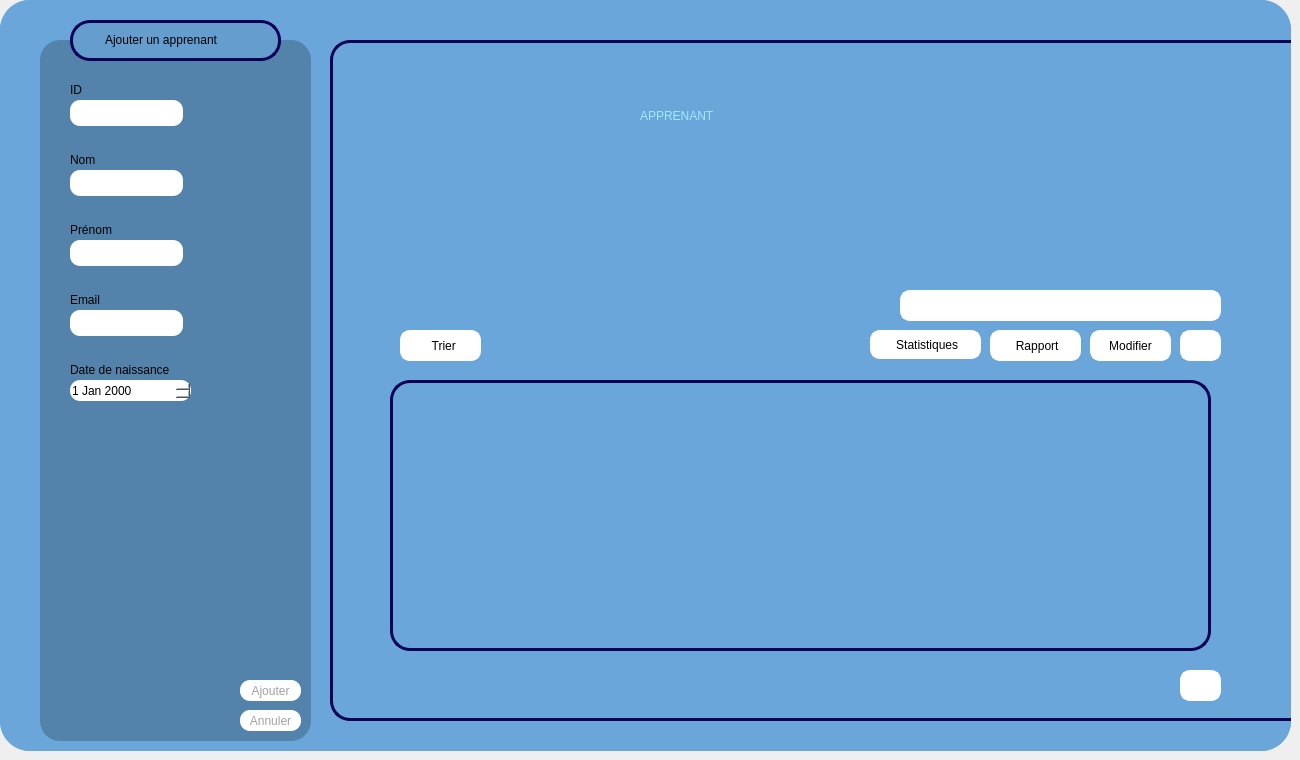
    <widget class="QWidget" name="page_apprenant">
     <widget class="QWidget" name="Formateur_7" native="true">
      <property name="geometry">
       <rect>
        <x>0</x>
        <y>0</y>
        <width>1291</width>
        <height>751</height>
       </rect>
      </property>
      <property name="maximumSize">
       <size>
        <width>2000</width>
        <height>2000</height>
       </size>
      </property>
      <property name="baseSize">
       <size>
        <width>1000</width>
        <height>1000</height>
       </size>
      </property>
      <property name="mouseTracking">
       <bool>false</bool>
      </property>
      <property name="tabletTracking">
       <bool>false</bool>
      </property>
      <property name="autoFillBackground">
       <bool>false</bool>
      </property>
      <property name="styleSheet">
       <string notr="true">background-color: rgb(106, 166, 218);

border-radius:30px;</string>
      </property>
      <widget class="QWidget" name="Formateur_4" native="true">
       <property name="geometry">
        <rect>
         <x>0</x>
         <y>0</y>
         <width>1291</width>
         <height>751</height>
        </rect>
       </property>
       <property name="maximumSize">
        <size>
         <width>2000</width>
         <height>2000</height>
        </size>
       </property>
       <property name="baseSize">
        <size>
         <width>1000</width>
         <height>1000</height>
        </size>
       </property>
       <property name="mouseTracking">
        <bool>false</bool>
       </property>
       <property name="tabletTracking">
        <bool>false</bool>
       </property>
       <property name="autoFillBackground">
        <bool>false</bool>
       </property>
       <property name="styleSheet">
        <string notr="true">background-color: rgb(106, 166, 218);

border-radius:30px;</string>
       </property>
       <widget class="QFrame" name="frame_15">
        <property name="geometry">
         <rect>
          <x>40</x>
          <y>40</y>
          <width>271</width>
          <height>701</height>
         </rect>
        </property>
        <property name="styleSheet">
         <string notr="true">background-color: rgb(58, 196, 255);
background-color: rgb(83, 130, 171);
border-radius:20px;

</string>
        </property>
        <property name="frameShape">
         <enum>QFrame::Shape::StyledPanel</enum>
        </property>
        <property name="frameShadow">
         <enum>QFrame::Shadow::Raised</enum>
        </property>
        <widget class="QLineEdit" name="lineEdit_cin_6">
         <property name="geometry">
          <rect>
           <x>30</x>
           <y>60</y>
           <width>113</width>
           <height>26</height>
          </rect>
         </property>
         <property name="styleSheet">
          <string notr="true">background-color: rgb(255, 255, 255);
color: rgb(0, 0, 0);
border-radius:10px;
</string>
         </property>
         <property name="maxLength">
          <number>8</number>
         </property>
        </widget>
        <widget class="QLabel" name="label_contact_9">
         <property name="geometry">
          <rect>
           <x>30</x>
           <y>250</y>
           <width>71</width>
           <height>20</height>
          </rect>
         </property>
         <property name="text">
          <string>Email</string>
         </property>
        </widget>
        <widget class="QLineEdit" name="lineEdit_contact_3">
         <property name="geometry">
          <rect>
           <x>30</x>
           <y>270</y>
           <width>113</width>
           <height>26</height>
          </rect>
         </property>
         <property name="styleSheet">
          <string notr="true">background-color: rgb(255, 255, 255);
border-radius:10px;
color: rgb(0, 0, 0);</string>
         </property>
        </widget>
        <widget class="QLabel" name="label_prenom_5">
         <property name="geometry">
          <rect>
           <x>30</x>
           <y>180</y>
           <width>63</width>
           <height>20</height>
          </rect>
         </property>
         <property name="text">
          <string>Prénom</string>
         </property>
        </widget>
        <widget class="QLineEdit" name="lineEdit_nom_3">
         <property name="geometry">
          <rect>
           <x>30</x>
           <y>130</y>
           <width>113</width>
           <height>26</height>
          </rect>
         </property>
         <property name="styleSheet">
          <string notr="true">background-color: rgb(255, 255, 255);
border-radius:10px;
color: rgb(0, 0, 0);</string>
         </property>
         <property name="maxLength">
          <number>20</number>
         </property>
        </widget>
        <widget class="QLineEdit" name="lineEdit_prenom_3">
         <property name="geometry">
          <rect>
           <x>30</x>
           <y>200</y>
           <width>113</width>
           <height>26</height>
          </rect>
         </property>
         <property name="styleSheet">
          <string notr="true">background-color: rgb(255, 255, 255);
border-radius:10px;
color: rgb(0, 0, 0);</string>
         </property>
        </widget>
        <widget class="QLabel" name="label_cin_10">
         <property name="geometry">
          <rect>
           <x>30</x>
           <y>40</y>
           <width>31</width>
           <height>20</height>
          </rect>
         </property>
         <property name="text">
          <string>ID</string>
         </property>
        </widget>
        <widget class="QLabel" name="label_cin_11">
         <property name="geometry">
          <rect>
           <x>30</x>
           <y>110</y>
           <width>41</width>
           <height>20</height>
          </rect>
         </property>
         <property name="text">
          <string>Nom</string>
         </property>
        </widget>
        <widget class="QDateEdit" name="dateEdit_embauche_3">
         <property name="geometry">
          <rect>
           <x>30</x>
           <y>340</y>
           <width>121</width>
           <height>21</height>
          </rect>
         </property>
         <property name="styleSheet">
          <string notr="true">background-color: rgb(255, 255, 255);
border-radius:10px;
color: rgb(0, 0, 0);</string>
         </property>
        </widget>
        <widget class="QLabel" name="label_embauhe_12">
         <property name="geometry">
          <rect>
           <x>30</x>
           <y>320</y>
           <width>131</width>
           <height>20</height>
          </rect>
         </property>
         <property name="text">
          <string>Date de naissance</string>
         </property>
        </widget>
        <widget class="QPushButton" name="pushButton_ANNULER_6">
         <property name="geometry">
          <rect>
           <x>200</x>
           <y>670</y>
           <width>61</width>
           <height>21</height>
          </rect>
         </property>
         <property name="styleSheet">
          <string notr="true">QPushButton{
background-color: rgb(255, 255, 255);
color: rgb(162, 162, 162);
border-radius:10px;
}
QPushButton:hover{
	background-color: rgb(162, 162, 162);
	color: rgb(255, 255, 255);
}



</string>
         </property>
         <property name="text">
          <string>Annuler</string>
         </property>
        </widget>
        <widget class="QPushButton" name="pushButton_AJOUTER_6">
         <property name="geometry">
          <rect>
           <x>200</x>
           <y>640</y>
           <width>61</width>
           <height>21</height>
          </rect>
         </property>
         <property name="styleSheet">
          <string notr="true">QPushButton{
background-color: rgb(255, 255, 255);
color: rgb(162, 162, 162);
border-radius:10px;
}
QPushButton:hover{
	background-color: rgb(162, 162, 162);
	color: rgb(255, 255, 255);
}




</string>
         </property>
         <property name="text">
          <string>Ajouter</string>
         </property>
        </widget>
       </widget>
       <widget class="QFrame" name="frame_18">
        <property name="geometry">
         <rect>
          <x>70</x>
          <y>20</y>
          <width>211</width>
          <height>41</height>
         </rect>
        </property>
        <property name="styleSheet">
         <string notr="true">background-color: rgb(100, 157, 206);
border: 3px solid #040457;
border-radius:20px;</string>
        </property>
        <property name="frameShape">
         <enum>QFrame::Shape::StyledPanel</enum>
        </property>
        <property name="frameShadow">
         <enum>QFrame::Shadow::Raised</enum>
        </property>
        <widget class="QLabel" name="label_embauhe_13">
         <property name="geometry">
          <rect>
           <x>30</x>
           <y>10</y>
           <width>161</width>
           <height>20</height>
          </rect>
         </property>
         <property name="styleSheet">
          <string notr="true">background-color: rgb(100, 157, 206);
border: 2px solid #649dce;
</string>
         </property>
         <property name="text">
          <string>Ajouter un apprenant</string>
         </property>
        </widget>
       </widget>
       <widget class="QFrame" name="frame_19">
        <property name="geometry">
         <rect>
          <x>330</x>
          <y>40</y>
          <width>981</width>
          <height>681</height>
         </rect>
        </property>
        <property name="styleSheet">
         <string notr="true">border: 3px solid #040457;
border-radius:20px;
</string>
        </property>
        <property name="frameShape">
         <enum>QFrame::Shape::StyledPanel</enum>
        </property>
        <property name="frameShadow">
         <enum>QFrame::Shadow::Raised</enum>
        </property>
        <widget class="QLineEdit" name="lineEdit_RECHERCHE_2">
         <property name="geometry">
          <rect>
           <x>570</x>
           <y>250</y>
           <width>321</width>
           <height>31</height>
          </rect>
         </property>
         <property name="styleSheet">
          <string notr="true">background-color: rgb(255, 255, 255);
border-radius:10px;
border: 3px solid #ffffff;
color: rgb(162, 162, 162);</string>
         </property>
         <property name="text">
          <string/>
         </property>
        </widget>
        <widget class="QPushButton" name="pushButton_17">
         <property name="geometry">
          <rect>
           <x>760</x>
           <y>290</y>
           <width>81</width>
           <height>31</height>
          </rect>
         </property>
         <property name="styleSheet">
          <string notr="true">QPushButton{
color: rgb(0, 0, 0);
background-color: rgb(255, 255, 255);
border-radius:10px;
border: 3px solid #ffffff;
}
QPushButton:hover{
	background-color: rgb(220, 220, 220);
	color: rgb(90, 90, 90);

	border-radius:10px;
}
</string>
         </property>
         <property name="text">
          <string>Modifier</string>
         </property>
        </widget>
        <widget class="QPushButton" name="pushButton_18">
         <property name="geometry">
          <rect>
           <x>850</x>
           <y>290</y>
           <width>41</width>
           <height>31</height>
          </rect>
         </property>
         <property name="styleSheet">
          <string notr="true">QPushButton{
background-color: rgb(255, 255, 255);
border-radius:10px;
border: 3px solid #ffffff;
}
QPushButton:hover{
	background-color: rgb(220, 220, 220);
	color: rgb(90, 90, 90);

	border-radius:10px;
}
</string>
         </property>
         <property name="text">
          <string/>
         </property>
         <property name="icon">
          <iconset resource="image.qrc">
           <normaloff>:/img/poubelle.png</normaloff>:/img/poubelle.png</iconset>
         </property>
        </widget>
        <widget class="QPushButton" name="pushButton_19">
         <property name="geometry">
          <rect>
           <x>70</x>
           <y>290</y>
           <width>81</width>
           <height>31</height>
          </rect>
         </property>
         <property name="styleSheet">
          <string notr="true">QPushButton{
	color: rgb(0, 0, 0);
background-color: rgb(255, 255, 255);
border-radius:10px;
border: 3px solid #ffffff;
}
QPushButton:hover{
	background-color: rgb(220, 220, 220);
	color: rgb(90, 90, 90);

	border-radius:10px;
}
</string>
         </property>
         <property name="text">
          <string>  Trier</string>
         </property>
         <property name="icon">
          <iconset resource="image.qrc">
           <normaloff>:/img/trie.png</normaloff>:/img/trie.png</iconset>
         </property>
         <property name="autoRepeatInterval">
          <number>97</number>
         </property>
        </widget>
        <widget class="QPushButton" name="pushButton_20">
         <property name="geometry">
          <rect>
           <x>850</x>
           <y>630</y>
           <width>41</width>
           <height>31</height>
          </rect>
         </property>
         <property name="styleSheet">
          <string notr="true">QPushButton{
background-color: rgb(255, 255, 255);
border-radius:10px;
border: 3px solid #ffffff;
}
QPushButton:hover{
	background-color: rgb(220, 220, 220);
	color: rgb(90, 90, 90);

	border-radius:10px;
}
</string>
         </property>
         <property name="text">
          <string/>
         </property>
         <property name="icon">
          <iconset resource="image.qrc">
           <normaloff>:/img/download.png</normaloff>:/img/download.png</iconset>
         </property>
        </widget>
        <widget class="QPushButton" name="pushButton_stat_5">
         <property name="geometry">
          <rect>
           <x>660</x>
           <y>290</y>
           <width>91</width>
           <height>31</height>
          </rect>
         </property>
         <property name="styleSheet">
          <string notr="true">QPushButton{
color: rgb(0, 0, 0);
background-color: rgb(255, 255, 255);
border-radius:10px;
border: 3px solid #ffffff;
}
QPushButton:hover{
	background-color: rgb(220, 220, 220);
	color: rgb(90, 90, 90);
	border-radius:10px;
}
</string>
         </property>
         <property name="text">
          <string> Rapport</string>
         </property>
         <property name="icon">
          <iconset resource="image.qrc">
           <normaloff>:/img/money.png</normaloff>:/img/money.png</iconset>
         </property>
        </widget>
        <widget class="QLabel" name="label_2">
         <property name="geometry">
          <rect>
           <x>310</x>
           <y>50</y>
           <width>331</width>
           <height>51</height>
          </rect>
         </property>
         <property name="styleSheet">
          <string notr="true">background-color: rgb(106, 166, 218);
color: rgb(83, 130, 171);
color: rgb(157, 235, 255);
border: none;
font: 30pt &quot;Rockwell&quot;;</string>
         </property>
         <property name="text">
          <string>APPRENANT</string>
         </property>
        </widget>
        <widget class="QPushButton" name="pushButton_stat_6">
         <property name="geometry">
          <rect>
           <x>540</x>
           <y>290</y>
           <width>111</width>
           <height>29</height>
          </rect>
         </property>
         <property name="styleSheet">
          <string notr="true">QPushButton{
color: rgb(0, 0, 0);
background-color: rgb(255, 255, 255);
border-radius:10px;
border: 3px solid #ffffff;
}
QPushButton:hover{
	background-color: rgb(220, 220, 220);
	color: rgb(90, 90, 90);

	border-radius:10px;
}
</string>
         </property>
         <property name="text">
          <string> Statistiques</string>
         </property>
         <property name="icon">
          <iconset resource="image.qrc">
           <normaloff>:/img/stat.png</normaloff>:/img/stat.png</iconset>
         </property>
        </widget>
        <widget class="QTableView" name="tableView_2">
         <property name="geometry">
          <rect>
           <x>60</x>
           <y>340</y>
           <width>821</width>
           <height>271</height>
          </rect>
         </property>
        </widget>
       </widget>
      </widget>
     </widget>
    </widget>
